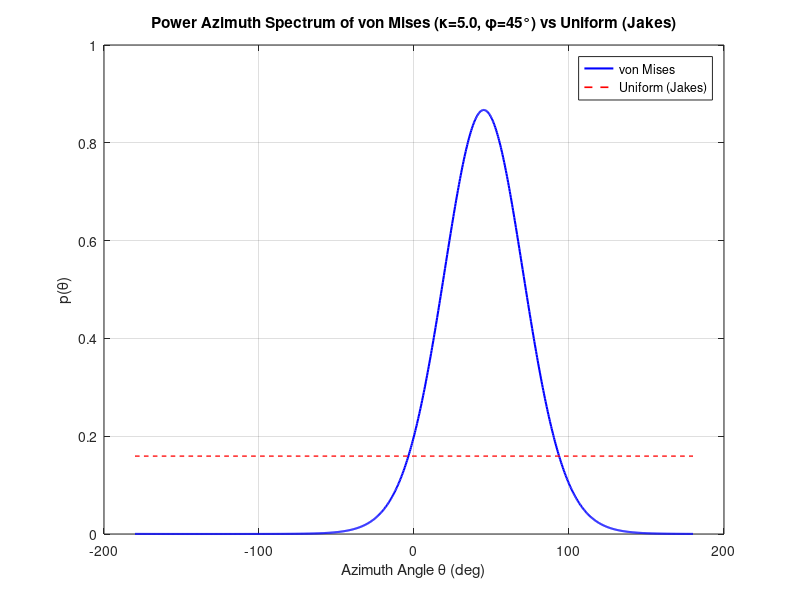
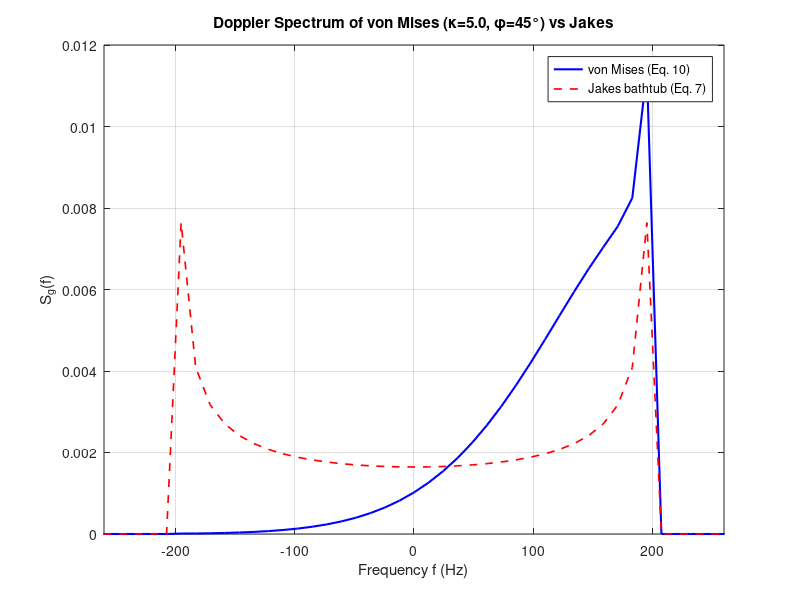
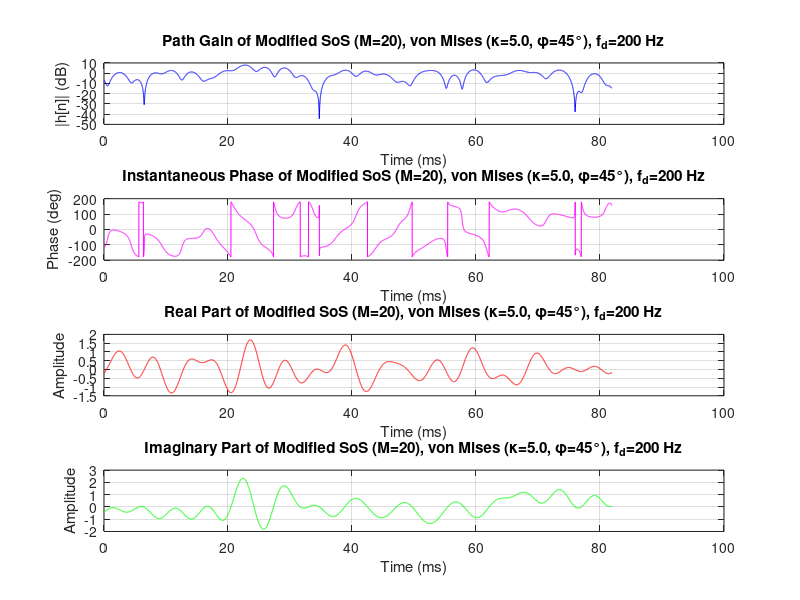

Here is the MATLAB script that generated these plots, in order:
%% Flexible Doppler Behavior Model — von Mises PAS + Modified SoS
% =========================================================================
%  Reference: IEEE C802.16m-07/140
%  "A Flexible Doppler Behavior Model"
%  Shuangquan Wang, Xiaodong Wang, Mohammad Madihian (2007)
%
%  Implements the von Mises Doppler model using the Modified Sum of 
%  Sinusoids (SoS) method (Zheng & Xiao, 2002).
%
%  The classical Jakes' model is the special case where kappa = 0.
% =========================================================================

clear; clc; close all;

%% ---- System Parameters ----
v   = 30;           % mobile speed (m/s)
fc  = 2e9;          % carrier frequency (Hz)
c   = 3e8;          % speed of light (m/s)
W   = 50e3;         % one-sided bandwidth (Hz)
Ts  = 1/(2*W);      % sampling period (s)
fd  = v*fc/c;       % max Doppler frequency (Hz)
wd  = 2*pi*fd;      % angular Doppler (rad/s)
N   = 8192;         % number of time samples
fs  = 1/Ts;         % sampling frequency (Hz)

%% ---- von Mises PAS Parameters (Eq. 8, single cluster N=1) ----
%  p(theta) = exp[kappa * cos(theta - phi)] / (2*pi*I0(kappa))
%  kappa = 0  ->  uniform PAS  ->  Jakes' model (special case)
%  kappa > 0  ->  non-isotropic scattering
kappa = 5;           % concentration parameter (angle spread control)
phi   = pi/4;        % mean AoA relative to mobile direction (rad)

%% ---- Common vectors ----
t    = (0:N-1) * Ts;
t_ms = t * 1e3;
Nlag = min(4000, N-1); % Reduced lag length for cleaner plotting

% =========================================================================
%% FIGURE 1: Power Azimuth Spectrum (PAS) Comparison
% =========================================================================
theta_ax = linspace(-pi, pi, 1000);
pas_vm   = exp(kappa * cos(theta_ax - phi)) / (2*pi*besseli(0, kappa));
pas_unif = ones(size(theta_ax)) / (2*pi);

figure('Name', 'Fig 1: PAS Comparison');
plot(theta_ax*180/pi, pas_vm,   'b',  'LineWidth', 1.5); hold on;
plot(theta_ax*180/pi, pas_unif, 'r--','LineWidth', 1.2);
xlabel('Azimuth Angle \theta (deg)');
ylabel('p(\theta)');
title(sprintf('Power Azimuth Spectrum of von Mises (\\kappa=%.1f, \\phi=%.0f°) vs Uniform (Jakes)', kappa, phi*180/pi), 'Interpreter','tex');
legend('von Mises', 'Uniform (Jakes)', 'Location', 'best');
grid on;

% =========================================================================
%% FIGURE 2: Doppler Spectrum Comparison — Eq. (10) vs Eq. (7)
% =========================================================================
df    = fs / N;
f_ax  = (-N/2 : N/2-1) * df;
idx   = abs(f_ax) < fd;
f_in  = f_ax(idx);
ratio = f_in / fd;
sq1mr = sqrt(1 - ratio.^2);

% von Mises Doppler spectrum — Eq. (10)
S_vm = zeros(1, N);
S_vm(idx) = exp(kappa * ratio * cos(phi)) .* ...
            cosh(kappa * sq1mr * sin(phi)) ./ ...
            (pi * fd * sq1mr * besseli(0, kappa));
S_vm(~isfinite(S_vm)) = max(S_vm(isfinite(S_vm)));
S_vm_norm = S_vm / (sum(S_vm)*df);          % normalize to unit power

% Jakes' Doppler spectrum — Eq. (7)
S_jk = zeros(1, N);
S_jk(idx) = 1 ./ (pi * fd * sqrt(1 - (f_in/fd).^2));
S_jk(~isfinite(S_jk)) = max(S_jk(isfinite(S_jk)));
S_jk_norm = S_jk / (sum(S_jk)*df);

figure('Name', 'Fig 2: Doppler Spectrum');
plot(f_ax, S_vm_norm, 'b',  'LineWidth', 1.5); hold on;
plot(f_ax, S_jk_norm, 'r--','LineWidth', 1.2);
xlim([-1.3*fd, 1.3*fd]);
xlabel('Frequency f (Hz)');  ylabel('S_g(f)');
title(sprintf('Doppler Spectrum of von Mises (\\kappa=%.1f, \\phi=%.0f°) vs Jakes', kappa, phi*180/pi), 'Interpreter','tex');
legend('von Mises (Eq. 10)', 'Jakes bathtub (Eq. 7)', 'Location', 'best');
grid on;

% =========================================================================
%% THEORETICAL ACFs for comparison
% =========================================================================
lags_vec   = -Nlag:Nlag;
signed_tau = lags_vec * Ts;          % signed for correct Im{r_g} symmetry
tau_abs    = abs(lags_vec) * Ts;
tau_ms     = lags_vec * Ts * 1e3;

% von Mises ACF — Eq. (9):
% r_g(tau) = I0(sqrt(kappa^2 - 4*pi^2*fd^2*tau^2 + j*4*pi*kappa*fd*tau*cos(phi))) / I0(kappa)
arg_vm  = sqrt(kappa^2 - 4*pi^2*fd^2*signed_tau.^2 + ...
               1j*4*pi*kappa*fd*signed_tau*cos(phi));
R_vm_th = besseli(0, arg_vm) / besseli(0, kappa);

% Jakes ACF — Eq. (6):  r_g(tau) = J0(2*pi*fd*|tau|)
R_jk_th = besselj(0, 2*pi*fd*tau_abs);


% =========================================================================
%% MODIFIED SUM-OF-SINUSOIDS (Zheng & Xiao) + von Mises Generation
% =========================================================================
M_sos = 20; % Number of sinusoids

% 1. Draw arrival angles from von Mises(phi, kappa) instead of uniform
rng(42);
alpha_n = vmrnd(phi, kappa, 1, M_sos);

% 2. Generate TWO independent sets of random phases ~ Uniform[-pi, pi)
phi_n    = unifrnd(-pi, pi, 1, M_sos);  % For In-phase
varphi_n = unifrnd(-pi, pi, 1, M_sos);  % For Quadrature

% 3. Calculate Z_c (In-phase) and Z_s (Quadrature) using Zheng & Xiao formulation
t_col = t(:); % column vector (N x 1) for matrix expansion
Z_c = sqrt(2/M_sos) * sum(cos(wd * t_col * cos(alpha_n) + phi_n), 2).'; % (1 x N)
Z_s = sqrt(2/M_sos) * sum(cos(wd * t_col * sin(alpha_n) + varphi_n), 2).'; % (1 x N)

% 4. Combine into complex baseband channel
h_sos = Z_c + 1j * Z_s;

% Normalize to ensure unit average power
h_sos = h_sos / sqrt(mean(abs(h_sos).^2));

% Extract normalized components for plotting
Z_c = real(h_sos);
Z_s = imag(h_sos);

% ---- Figure 3: Time-domain — SoS ----
figure('Name', 'Fig 3: SoS — von Mises Fading');
subplot(4,1,1);
plot(t_ms, 20*log10(abs(h_sos)), 'b');
xlabel('Time (ms)'); ylabel('|h[n]| (dB)');
title(sprintf('Path Gain of Modified SoS (M=%d), von Mises (\\kappa=%.1f, \\phi=%.0f°), f_d=%.0f Hz', M_sos, kappa, phi*180/pi, fd), 'Interpreter','tex');
grid on;
subplot(4,1,2);
plot(t_ms, angle(h_sos)*180/pi, 'm');
xlabel('Time (ms)'); ylabel('Phase (deg)');
title(sprintf('Instantaneous Phase of Modified SoS (M=%d), von Mises (\\kappa=%.1f, \\phi=%.0f°), f_d=%.0f Hz', M_sos, kappa, phi*180/pi, fd), 'Interpreter','tex');
grid on;
subplot(4,1,3);
plot(t_ms, Z_c, 'r');
xlabel('Time (ms)'); ylabel('Amplitude');
title(sprintf('Real Part of Modified SoS (M=%d), von Mises (\\kappa=%.1f, \\phi=%.0f°), f_d=%.0f Hz', M_sos, kappa, phi*180/pi, fd), 'Interpreter','tex');
grid on;
subplot(4,1,4);
plot(t_ms, Z_s, 'g');
xlabel('Time (ms)'); ylabel('Amplitude');
title(sprintf('Imaginary Part of Modified SoS (M=%d), von Mises (\\kappa=%.1f, \\phi=%.0f°), f_d=%.0f Hz', M_sos, kappa, phi*180/pi, fd), 'Interpreter','tex');
grid on;

% =========================================================================
%% LOCAL FUNCTION: von Mises random variate generator
%  Best & Fisher (1979) rejection algorithm — Ref [10] of the paper
% =========================================================================
function theta = vmrnd(mu, kap, varargin)
%VMRND  Generate von Mises distributed random variates.
%   theta = vmrnd(mu, kappa, m, n)
%   mu    : mean direction (rad)
%   kappa : concentration (>= 0);  kappa=0 -> uniform on [-pi,pi)
    if kap < 1e-6
        theta = -pi + 2*pi*rand(varargin{:});
        return;
    end
    sz   = [varargin{:}];
    nTot = prod(sz);

    tau_bf = 1 + sqrt(1 + 4*kap^2);
    rho    = (tau_bf - sqrt(2*tau_bf)) / (2*kap);
    r_bf   = (1 + rho^2) / (2*rho);

    theta = zeros(1, nTot);
    cnt   = 0;
    while cnt < nTot
        u1 = rand;
        z  = cos(pi * u1);
        f  = (1 + r_bf*z) / (r_bf + z);
        cc = kap * (r_bf - f);
        u2 = rand;
        if cc*(2 - cc) > u2 || log(cc/u2) + 1 >= cc
            u3  = rand;
            cnt = cnt + 1;
            theta(cnt) = sign(u3 - 0.5) * acos(f);
        end
    end
    theta = mu + reshape(theta, sz);
    theta = mod(theta + pi, 2*pi) - pi;      % wrap to [-pi, pi]
end
